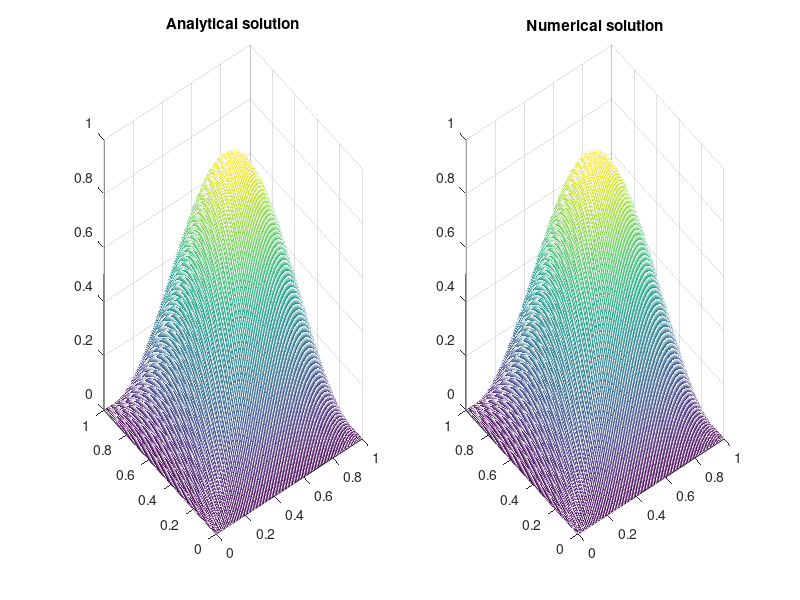

This figure's MATLAB source:
% Plotting solution obtained from armadillo

%% Defining variables
n = 100; %internal grid points
h = 1/(n+1); %intervals

%% The Grid
x = zeros(n+2,1);
for i = 2:n+2
    x(i) = (i-1)*h;
end

%% Analytical Solution
uHandle = @(x,y) sin(pi*x)*sin(pi*y);
uAnal = zeros(n+2,n+2);
for i = 1:n+2
    for j = 1:n+2
        uAnal(i,j) = uHandle(x(i),x(j));
    end
end

%% read solution vector u from text file
Usol = importdata('u.dat');

%% Plotting
figure(1);
subplot(1,2,1);
mesh(x,x,uAnal);
title('Analytical solution');
subplot(1,2,2);
mesh(x,x,Usol)
title('Numerical solution');